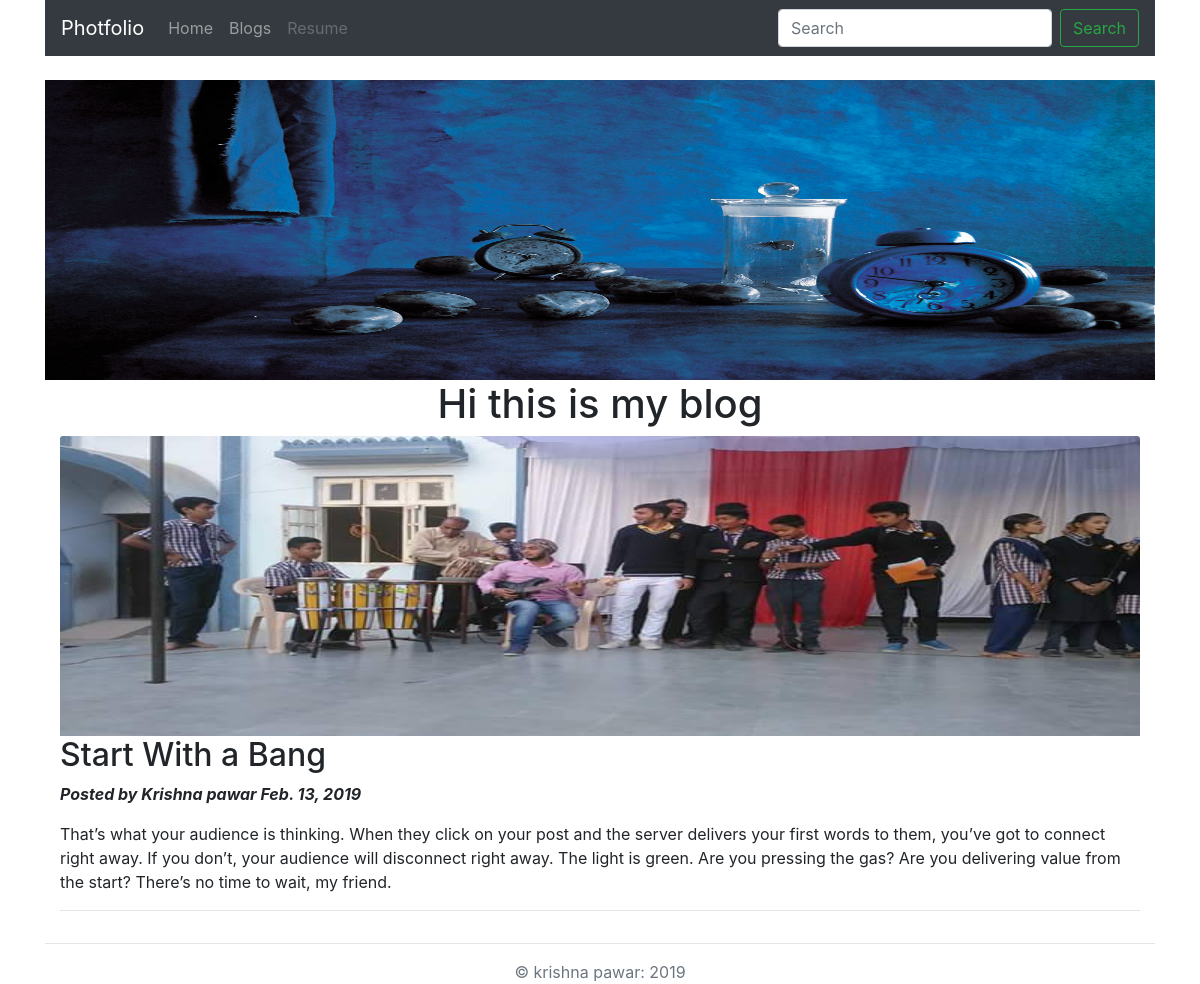
The app's page /jobs/2/ with its own data.
### jobs/models.py (models this page shows, shortened)
class jobs(models.Model):
	titile=models.CharField(max_length=200)
	jdate=models.DateField()
	image=models.ImageField(upload_to='images')
	summary=models.TextField()

### jobs/views.py (the view)
# urls.py: path('<int:bid>/',views.bdm,name='bdaetaile'),
def bdm(request,bid):
	detiel=get_object_or_404(jobs,id=bid)
	return render(request,'jobs/fblog.html',{'b':detiel})

### jobs/templates/jobs/fblog.html (shortened to what this page needs)
	<!DOCTYPE html>
	<html>
	<head>
		<link rel="stylesheet" href="https://stackpath.bootstrapcdn.com/bootstrap/4.3.0/css/bootstrap.min.css">
		    {% load staticfiles  %}
<link rel="stylesheet" type="text/css" href="{% static 'bootstrap/css/bootstrap.min.css' %}">
<link rel="stylesheet" type="text/css" href="{% static 'bootstrap/js/bootstrap.min.js' %}">
	</head>
	<body >
		{% load staticfiles %}
		<div class="container">
		<nav class="navbar navbar-expand-lg navbar-dark bg-dark">
	  <div class="collapse navbar-collapse" id="navbarTogglerDemo01">
	    <a class="navbar-brand" href="{% url 'bl' %}">Photfolio</a>
	    <ul class="navbar-nav  mr-auto mt-2 mt-lg-0">
	      <li class="nav-item ">
	        <a class="nav-link" href="{% url 'bl' %}">Home</a>
	      </li>
	      <li class="nav-item ">
	        <a class="nav-link" href="{% url 'hindex' %}">Blogs</a>
	      </li>
	      <li class="nav-item a">
	        <a class="nav-link disabled" href="{% static 'krishna_resume.docx' %}">Resume</a>
	      </li>
	    </ul>
	    <form class="form-inline my-2 my-lg-0">
	      <input class="form-control mr-sm-2" type="search" placeholder="Search" aria-label="Search">
	      <button class="btn btn-outline-success my-2 my-sm-0" type="submit">Search</button>
	    </form>
	  </div>
	</nav>
	<br>
	<div class="row">
		<div class="col-md-12">
		<img src="{% static 'banner.jpg' %}" height="300" width="100%">
		<h1 class="text-center">Hi this is my blog</h1>
	    </div>
	</div>
<div class="container">
    <div class="row">
      <div class="col-md-12 ">
        <div class="post-preview">
        <img height="300" width="aito" src="{{b.image.url}}" class="card-img-top" alt="...">
            <h2 class="post-title">
              {{b.titile}}
            </h2>
            <i><b><p class="post-meta">Posted by Krishna pawar
            {{b.jdate}}</p></b></i>
            <p class="post-subtitle">
              {{b.summary}}
            </p>
        </div>
        <hr>
    </div>
  </div>
</div>
	<hr>
	<footer class="text-muted text-center">
	&copy krishna pawar: {% now "Y"%}
	</footer>
	</div>
	</body>
	</html>

### records on screen
jobs: image (picture), titile "Start With a Bang", jdate "Feb. 13, 2019", summary "That’s what your audience is thinking. When they click on your post and the server delivers your first words to them, you’ve got to connect right away. If you don’t, your audience will disconnect right away. The light is green. Are you pressing the gas? Are you delivering value from the start? There’s no time to wait, my friend."
